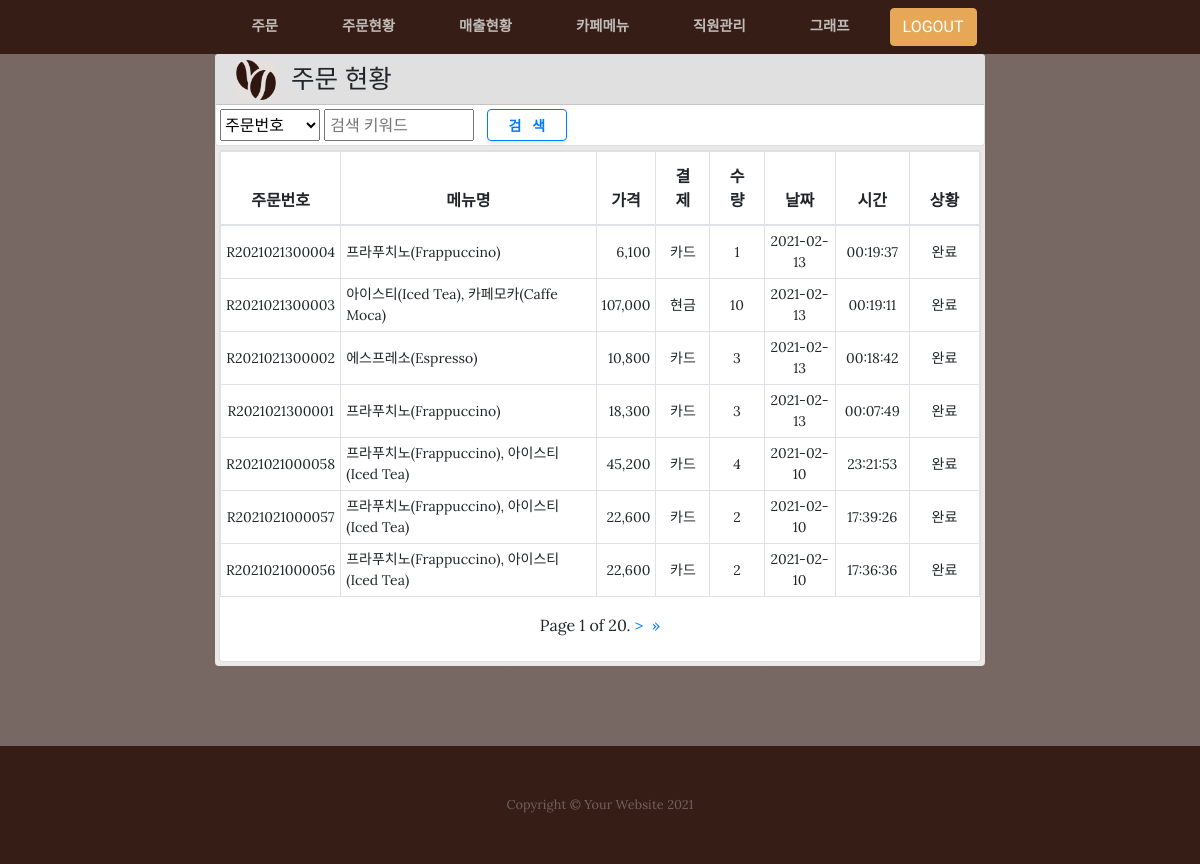
Screenshot of /maple/order_list/ with the database file from the repository.
### mapleApp/models.py (models this page shows, shortened)
class Menu(models.Model):
    menuid = models.CharField(max_length=20, primary_key=True) #메뉴 아이디
    menuname = models.CharField(max_length=100)                #메뉴명
    price = models.IntegerField()                              #가격
    class Meta:
        db_table = 'm_menu'

class Order(models.Model):
    orderno = models.CharField(max_length=20, primary_key=True)      #주문번호
    orderdate = models.CharField(max_length=10,default='')                      #주문일자('YYYY-MM-DD')
    ordertime = models.CharField(max_length=10,default='')                      #주문시간('HH:MM:SS')
    payment = models.CharField(max_length=20, choices=pay_choice)    #결제구분
    status = models.CharField(max_length=20, choices=status_choice)  #완료여부
    class Meta:
        db_table = 'm_order'

### mapleApp/views.py (the view)
# urls.py: path('order_list/', views.order_list, name='order_list'),
def order_list(request):
    order_list = OrderDetail.objects.values('orderno').annotate(**details).order_by('-date', '-time')
    paginator = Paginator(order_list, 7)  # Show 7 contacts per page
    page = request.GET.get('page')
    orders = paginator.get_page(page)
    context = {'orders': orders}
    return render(request, 'order_list.html', context)

### mapleApp/templates/order_list.html (shortened to what this page needs)
{% include 'header.html' %}
{% load static %}
{% load humanize %}
  <section class="page-section about-heading">
    <div class="container-fluid mt-3">
      <div class="about-heading-content">
        <div class="row">
          <div class="col-xs-12 col-sm-8 col-lg-8 mx-auto">
            <div class="bg-faded rounded p-0">
      			  <div class='card'>
				        <div id="card-header-color" class="card-header d-flex align-items-center" style="height: 50px;">
                  <img  src="{% static 'img/cafe_icon3.png'%}" width="40" height="40">
					        <div  style="font-size: 1.6rem;margin-left: 15px;">주문 현황</div>
				        </div>
				        <div class='card-body p-1'>
                  <form action="{% url 'order_search' %}" method="GET" >
                    <div class="input-field d-flex align-items-center" style="vertical-align:middle;">
                      <select id="select_type" name="s_type" style="width: 100px;height:32px;" >
                        <option value="id">주문번호</option>
                      </select>
                      <span id="select_option">
                        <input  class="p-md-1" style="width: 150px;height:32px;" id='SearchKeyword' type="text" name="s_keyword" value="{{ request.GET.s_keyword }}" placeholder="검색 키워드">
                      </span>
                      <button  class="btn btn-outline-primary font-weight-bold" style="width: 80px;;height:32px;font-size:14px;" type="submit" name="action">검&nbsp;&nbsp;&nbsp;색</button>
                    </div>
                  </form>
				        </div>
			        </div>
			        <div class="container-fluid h-100 mt-50 mb-50 p-lg-1">
                <div class="card w-100">
                  <div>
                    <div style="width:100%; overflow-y:hidden;">
                      <table class="table table-bordered mytable" style="text-align: center;">
                        <thead >
                            <th style="width:10%">주문번호</th>
                            <th style="width:37.5%">메뉴명</th>
                            <th style="width:7.5%">가격</th>
                            <th style="width:7.5%">결제</th>
                            <th style="width:7.5%">수량</th>
                            <th style="width:10%">날짜</th>
                            <th style="width:10%">시간</th>
                            <th style="width:10%">상황</th>
                        </thead>
                        <tbody>
                            {% for order in orders %}
                            <tr >
                                <td>{{ order.orderno }}</td>
                                <td style="text-align:left;">{{ order.menuname }}</td>
                                <td style="text-align:right">{{ order.total_price | intcomma }}</td>
                                {% if order.payment == 'cash' %}
                                <td>현금</td>
                                {% else %}
                                <td>카드</td>
                                {% endif %}
                                <td>{{ order.total_qty }}</td>
                                <td>{{ order.date }}</td>
                                <td>{{ order.time }}</td>
                                {% if order.status == 'ord' %}
                                <td>주문</td>
                                {% elif order.status == 'prep' %}
                                <td>준비중</td>
                                {% else %}
                                <td>완료</td>
                                {% endif %}
                            </tr>
                            {% endfor %}
                        </tbody>
                      </table>
                      <div class="pagination justify-content-center">
                        <span class="step-links">
                          <span class="current">
                              Page {{ orders.number }} of {{ orders.paginator.num_pages }}.
                          </span>
                          {% if orders.has_next %}
                            {% if s_type and s_keyword  %}
                              <a href="?page={{ orders.next_page_number }}&s_type={{ s_type}}&s_keyword={{ s_keyword}}">&gt;&nbsp</a>
                              <a href="?page={{ orders.paginator.num_pages }}&s_type={{ s_type}}&s_keyword={{ s_keyword}}"> &raquo;</a>
                            {% elif s_type and s_option %}
                              <a href="?page={{ orders.next_page_number }}&s_type={{ s_type}}&s_option={{ s_option }}">&gt;&nbsp</a>
                              <a href="?page={{ orders.paginator.num_pages }}&s_type={{ s_type}}&s_option={{ s_option }}">&raquo;</a>
                            {% else %}
                            <a href="?page={{ orders.next_page_number }}">&gt;&nbsp</a>
                            <a href="?page={{ orders.paginator.num_pages }}">&raquo;</a>
                            {% endif %}
                          {% endif %}
                        </span>
                      </div>
                      <br/>
                    </div>
                  </div>
                </div>
              </div>
            </div>
          </div>
        </div>
      </div>
    </div>
  </section>
{% include 'footer.html' %}
</body>
</html>

### mapleApp/templates/order_list.html (style rules this page uses)
.mytable tr td { vertical-align:middle; padding: 5px; font-size: 14px }
#card-header-color { background-color:#e0e0e0 }

### rows the page displays
Menu: orderno "R2021021300004", menuname "프라푸치노(Frappuccino)", total_price "6,100", shows "카드", total_qty "1", date "2021-02-13", time "00:19:37"
Order: orderno "R2021021300003", menuname "아이스티(Iced Tea), 카페모카(Caffe Moca)", total_price "107,000", shows "현금", total_qty "10", date "2021-02-13", time "00:19:11"
Order: orderno "R2021021000058", menuname "프라푸치노(Frappuccino), 아이스티(Iced Tea)", total_price "45,200", shows "카드", total_qty "4", date "2021-02-10", time "23:21:53"
Order: orderno "R2021021000057", menuname "프라푸치노(Frappuccino), 아이스티(Iced Tea)", total_price "22,600", shows "카드", total_qty "2", date "2021-02-10", time "17:39:26"
Order: orderno "R2021021000056", menuname "프라푸치노(Frappuccino), 아이스티(Iced Tea)", total_price "22,600", shows "카드", total_qty "2", date "2021-02-10", time "17:36:36"

### other values shown
{{ order.orderno }} "R2021021300002" "R2021021300001"
{{ order.menuname }} "에스프레소(Espresso)" "프라푸치노(Frappuccino)"
{{ order.total_price | intcomma }} "10,800" "18,300"
{{ order.total_qty }} "3" "3"
{{ order.date }} "2021-02-13" "2021-02-13"
{{ order.time }} "00:18:42" "00:07:49"
{{ orders.number }} "1"
{{ orders.paginator.num_pages }} "20"
